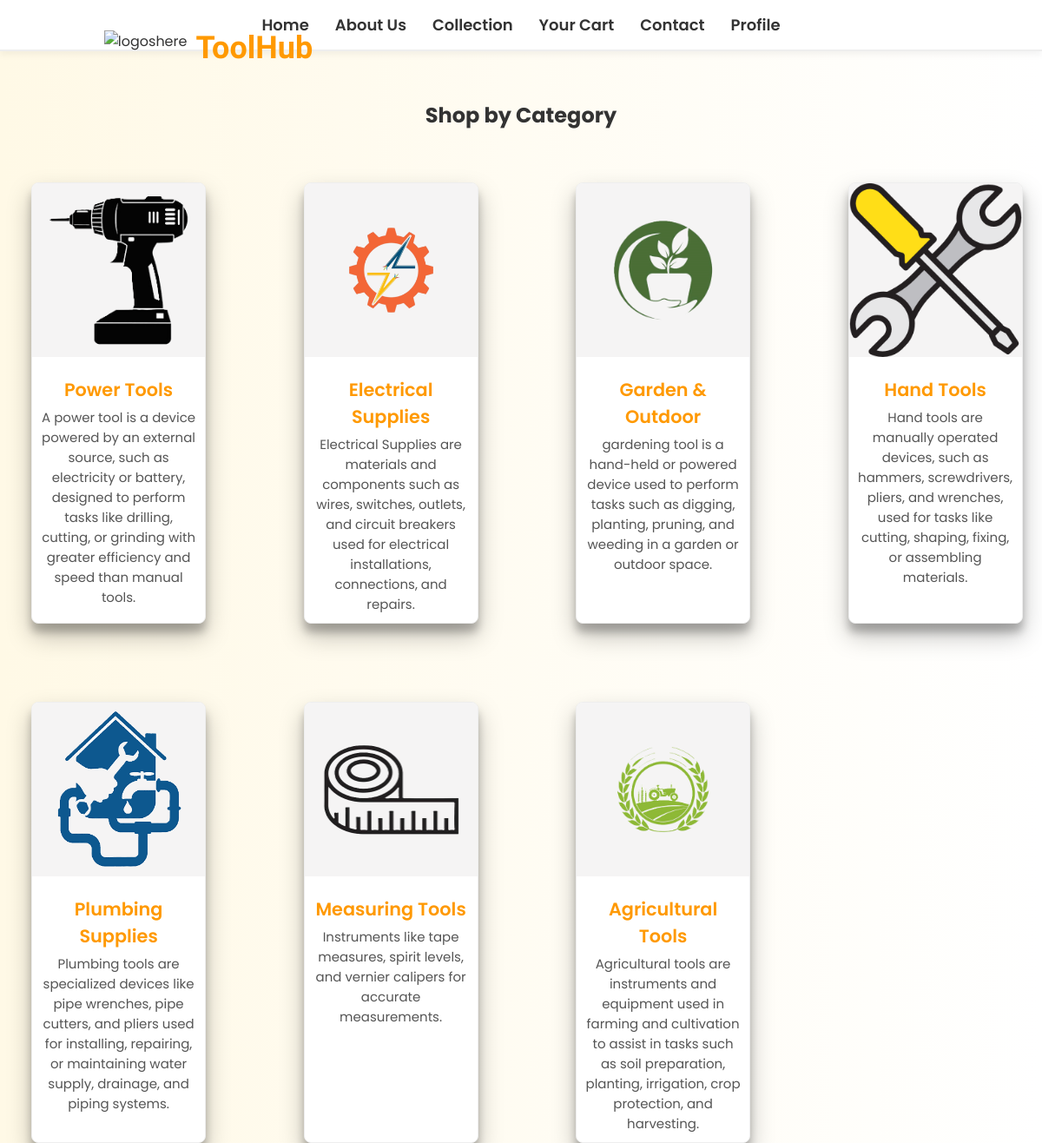
Screenshot of /collection/ with the database file from the repository.
### hardware/models.py (models this page shows, shortened)
class Category(models.Model):
    cid = ShortUUIDField(unique=True, length = 10, max_length=20, prefix="cat", alphabet="abcdefgh12345")
    name = models.CharField(max_length=100)
    image= models.ImageField(upload_to='categories/', null=True, blank=True)
    description = models.TextField(max_length=500, null=True, blank=True)
    class Meta:
        verbose_name_plural = "Categories"

### hardware/views.py (the view)
def collectionpage(request):
    categories = Category.objects.all()
    context ={
        'categories': categories
    }
    return render(request, 'hardware/collection.html',context)

### templates/hardware/collection.html (shortened to what this page needs)
<!DOCTYPE html>
<html lang="en">
  <head>
  </head>
  <body>
    <nav>
      <div class="nav-center">
        <a href="/first">Home</a>
        <a href="Services.html">About Us</a>
        <a href="/collection">Collection</a>
        <a href="/cart">Your Cart</a>
        <a href="Contact.html">Contact</a>
        <a href="/profile">Profile</a>
      </div>
    </nav>
    <div class="logocontainer">
      <img src="logo.png" alt="logoshere" id="logo" />
      <h1 id="firstheader">ToolHub</h1>
    </div>
    <h2 style="text-align:center;">Shop by Category</h2>
    <div class="category-container">
      {% for category in categories %}
        <div class="category-card">
          <img src="{{ category.image.url }}" alt="{{ category.name }}" />
          <div class="category-info">
            <a href="{% if category.name == 'Power Tools' %}
                {{ '/powertool' }}
              {% elif category.name == 'Hand Tools' %}
                {{ '/handtool' }}
              {% elif category.name == 'Garden & Outdoor' %}
                {{ '/gardentool' }}
              {% elif category.name == 'Plumbing Supplies' %}
                {{ '/plumbingtool' }}
              {% elif category.name == 'Electrical Supplies' %}
                {{ '/electricaltool' }}
              {% elif category.name == 'Measuring Tools' %}
                {{ '/measuringtool' }}
              {% elif category.name == 'Agricultural Tools' %}
                {{ '/agriculturaltool' }}
              {% else %}
                #
              {% endif %}"
              class="category-title">
              {{ category.name }}
            </a>
            <p class="category-desc">{{ category.description }}</p>
          </div>
        </div>
      {% endfor %}
    </div>
  </body>
</html>

### templates/hardware/collection.html (style rules this page uses)
* { margin: 0; padding: 0; box-sizing: border-box; font-family: 'Poppins', sans-serif; }
body { font-family: 'Poppins'; background: linear-gradient(to right, #fff9e6, #ffffff); color: #333; }
nav { background: #fff; border-bottom: 2px solid #eee; display: flex; justify-content: center; padding: 15px 20px; box-shadow: 0 4px 8px rgba(0, 0, 0, 0.05); }
.nav-center { display: flex; gap: 30px; }
.nav-center a { color: #333; font-weight: 600; font-size: 18px; text-decoration: none; position: relative; transition: color 0.3s ease; }
.nav-center a::after { content: ''; position: absolute; bottom: -5px; left: 0; width: 0%; height: 2px; background-color: #ffcc00; transition: width 0.3s ease-in-out; }
.logocontainer { display: flex; align-items: center; justify-content: center; margin: 20px 0; margin-top: -2%; margin-left: -60%; }
#logo { height: 60px; margin-right: 10px; }
#firstheader { font-family: 'Dancing Script', cursive; font-size: 36px; color: #ff9900; font-weight: bold; margin-top: -1%; }
.category-container { display: grid; grid-template-columns: repeat(4, 1fr); gap: 90px; margin-top: 5%; margin-left: 3%; }
.category-card { background: white; border: 1px solid #eee; border-radius: 8px; box-shadow: rgba(0, 0, 0, 0.25) 0px 14px 28px, rgba(0, 0, 0, 0.22) 0px 10px 10px; overflow: hidden; transition: transform 0.3s, box-shadow 0.3s; text-align: center; width: 90%; height: 100%; }
.category-card img { width: 100%; height: 200px; object-fit: contain; background-color: rgb(245, 244, 244); }
.category-info { padding: 10px; }
.category-title { display: block; font-weight: 600; font-size: 1.3rem; color: #ff9900; font-weight: 600; text-decoration: none; margin: 5px 0; }
.category-desc { font-size: 15px; color: #555; font-family: 'Poppins'; }

### rows the page displays
Category: image (picture), name "Power Tools", description "A power tool is a device powered by an external source, such as electricity or battery, designed to perform tasks like drilling, cutting, or grinding with greater efficiency and speed than manual tools."
Category: image (picture), name "Electrical Supplies", description "Electrical Supplies are materials and components such as wires, switches, outlets, and circuit breakers used for electrical installations, connections, and repairs."
Category: image (picture), name "Garden & Outdoor", description "gardening tool is a hand-held or powered device used to perform tasks such as digging, planting, pruning, and weeding in a garden or outdoor space."
Category: image (picture), name "Hand Tools", description "Hand tools are manually operated devices, such as hammers, screwdrivers, pliers, and wrenches, used for tasks like cutting, shaping, fixing, or assembling materials."
Category: image (picture), name "Plumbing Supplies", description "Plumbing tools are specialized devices like pipe wrenches, pipe cutters, and pliers used for installing, repairing, or maintaining water supply, drainage, and piping systems."
Category: image (picture), name "Measuring Tools", description "Instruments like tape measures, spirit levels, and vernier calipers for accurate measurements."
Category: image (picture), name "Agricultural Tools", description "Agricultural tools are instruments and equipment used in farming and cultivation to assist in tasks such as soil preparation, planting, irrigation, crop protection, and harvesting."
